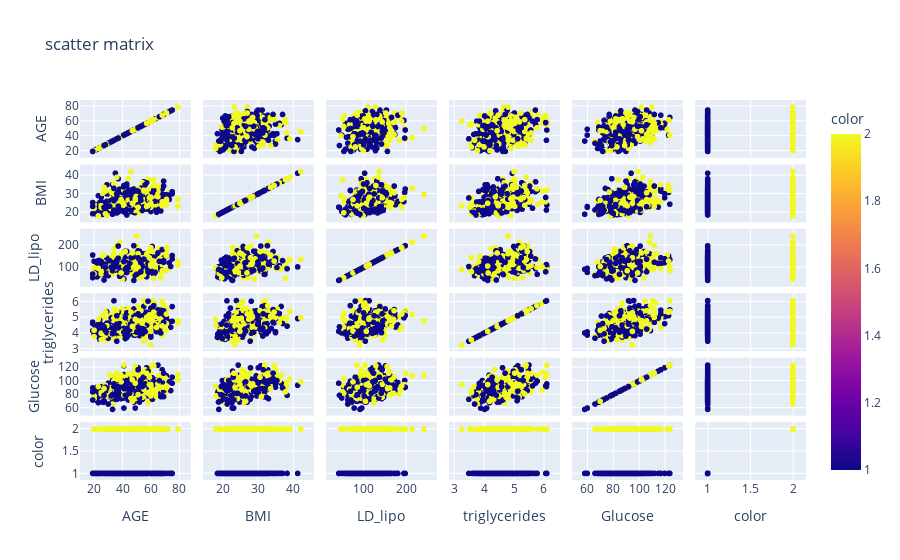

The notebook cell saved with this chart:
### Markdown cell above
&#9989; **(7 pt):** Create another scatter matrix plot like you did above, but now use different colors for the male and female data points.

### Code cell
## Put your code here
fig = px.scatter_matrix(df1[col], color = df1["SEX"], title="scatter matrix")
fig.show()

### Figure 1 — Plotly figure (JSON) as saved in the notebook; plotly's stock layout.template omitted (floating-point values rounded to 4 significant figures; data arrays with more than 128 entries replaced by an {"elided": "..."} marker saying what was removed)
{"data": [{"dimensions": [{"axis": {"matches": true}, "label": "AGE", "values": {"elided": "442 int values"}}, {"axis": {"matches": true}, "label": "BMI", "values": {"elided": "442 float values"}}, {"axis": {"matches": true}, "label": "LD_lipo", "values": {"elided": "442 float values"}}, {"axis": {"matches": true}, "label": "triglycerides", "values": {"elided": "442 float values"}}, {"axis": {"matches": true}, "label": "Glucose", "values": {"elided": "442 int values"}}, {"axis": {"matches": true}, "label": "color", "values": {"elided": "442 int values"}}], "hovertemplate": "%{xaxis.title.text}=%{x}<br>%{yaxis.title.text}=%{y}<br>color=%{marker.color}<extra></extra>", "legendgroup": "", "marker": {"color": {"elided": "442 int values"}, "coloraxis": "coloraxis", "symbol": "circle"}, "name": "", "showlegend": false, "type": "splom"}], "layout": {"coloraxis": {"colorbar": {"title": {"text": "color"}}, "colorscale": [[0, "#0d0887"], [0.1111, "#46039f"], [0.2222, "#7201a8"], [0.3333, "#9c179e"], [0.4444, "#bd3786"], [0.5556, "#d8576b"], [0.6667, "#ed7953"], [0.7778, "#fb9f3a"], [0.8889, "#fdca26"], [1, "#f0f921"]]}, "dragmode": "select", "legend": {"tracegroupgap": 0}, "title": {"text": "scatter matrix"}}}
